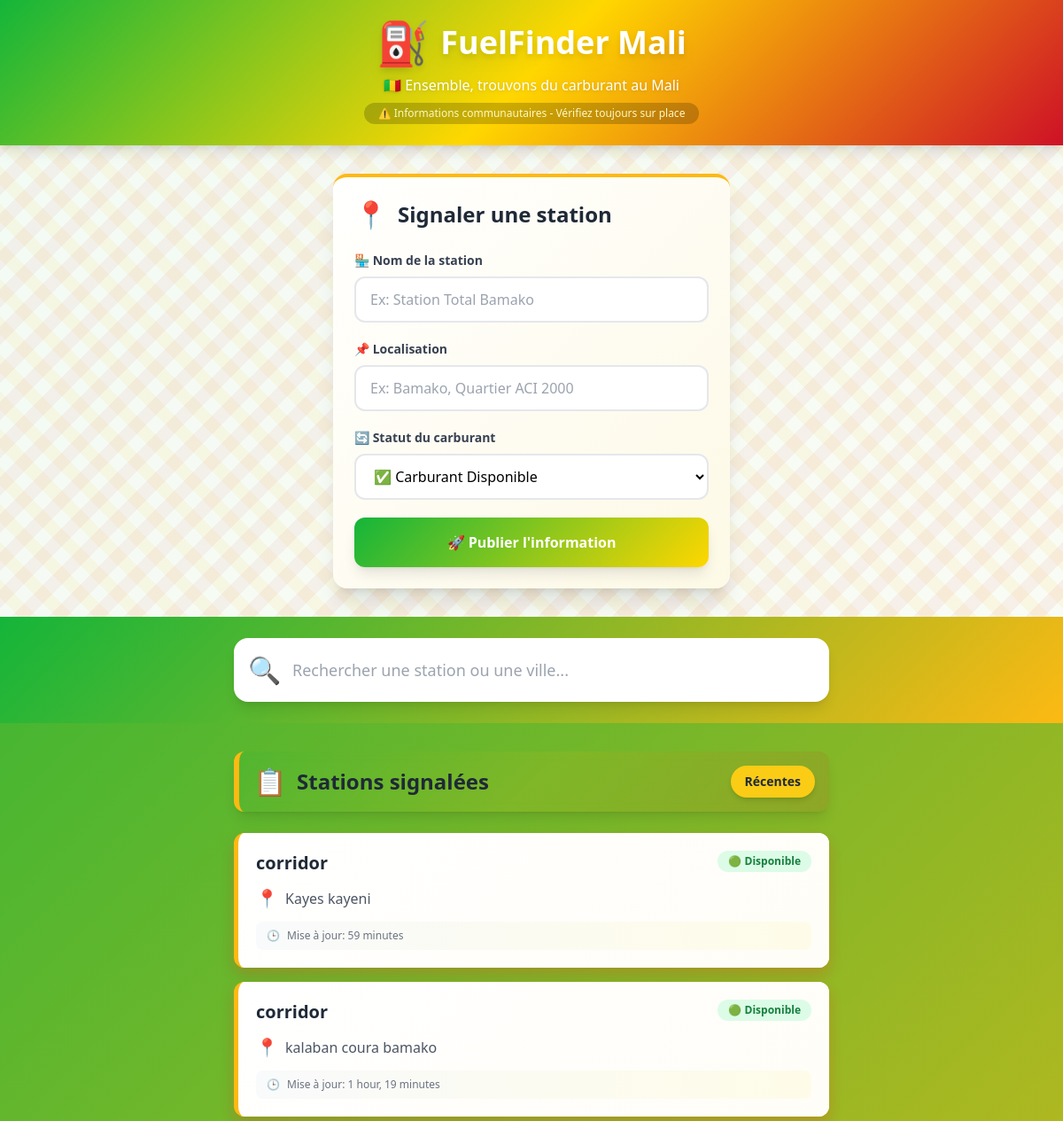
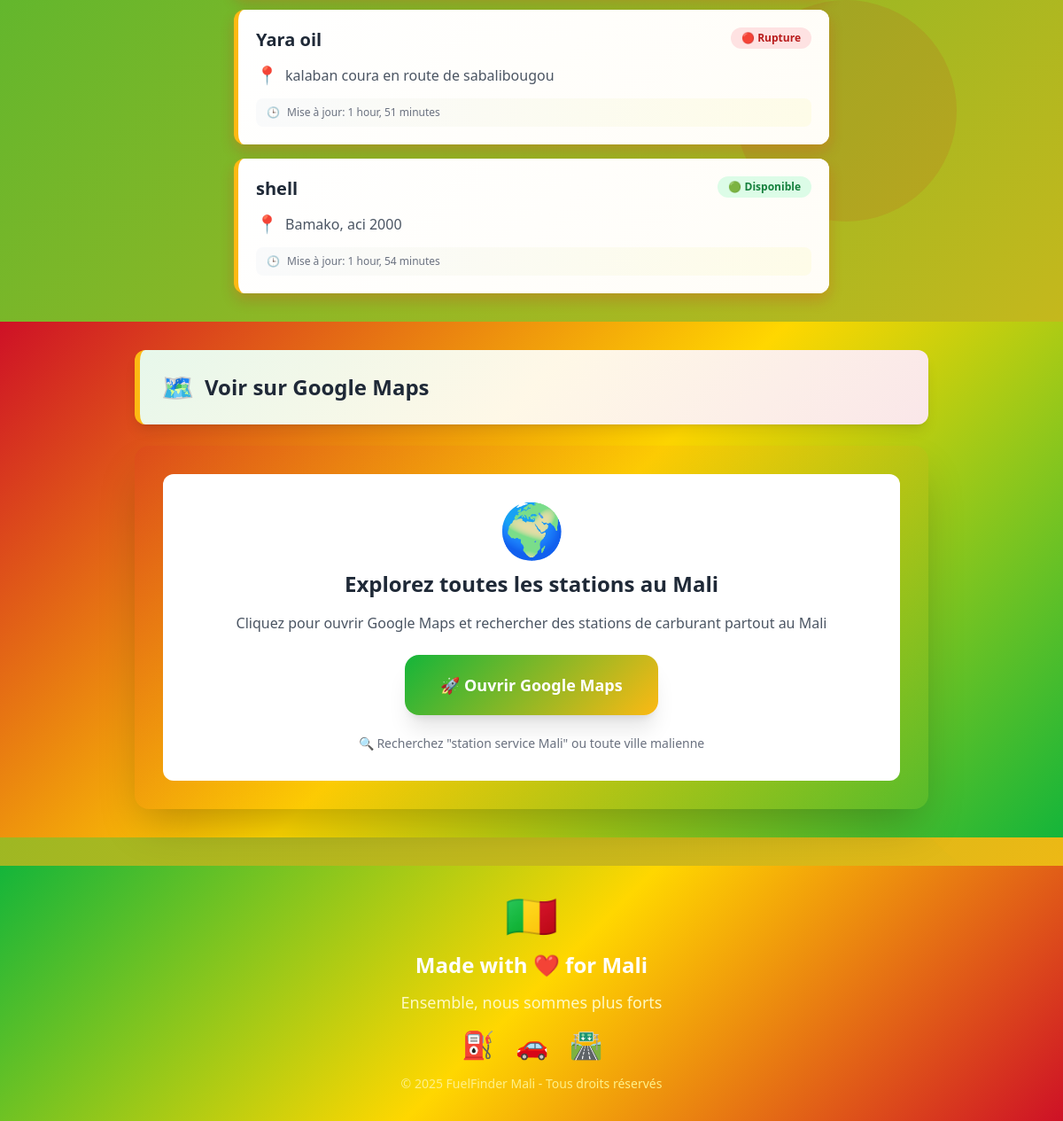
The page / on the database its author committed (2 pictures, top to bottom).
### main/models.py (models this page shows, shortened)
class Station(models.Model):
    name = models.CharField("Nom de la station", max_length=200)
    location = models.CharField("Localisation", max_length=200)
    status = models.CharField(
        "Statut",
        max_length=20,
        choices=[('disponible', 'Disponible'), ('indisponible', 'Indisponible')],
        default='disponible'
    )
    created_at = models.DateTimeField(auto_now_add=True)

### main/views.py (the view, shortened to what this page needs)
# urls.py: 2. Add a URL to urlpatterns:  path('', views.home, name='home')
def home(request):
    stations = Station.objects.all().order_by('-created_at')
    return render(request, "home.html", {"stations": stations})

### main/templates/home.html (shortened to what this page needs)
<!DOCTYPE html>
<html lang="fr">
<head>
    <script src="https://cdn.tailwindcss.com"></script>
</head>
<body class="font-sans relative">
    <div class="bg-shape shape-2"></div>
    <div class="bg-shape shape-3"></div>
    <header class="mali-gradient shadow-lg py-6 px-4 sticky top-0 z-50 relative">
        <div class="container mx-auto text-center">
            <h1 class="text-4xl font-bold text-white flex items-center justify-center drop-shadow-lg floating-animation">
                <span class="text-5xl mr-3 pulse-animation">⛽</span>
                FuelFinder Mali
            </h1>
            <p class="text-white mt-3 text-sm md:text-base font-medium drop-shadow">
                🇲🇱 Ensemble, trouvons du carburant au Mali
            </p>
            <p class="text-yellow-100 text-xs mt-2 bg-black bg-opacity-20 inline-block px-4 py-1 rounded-full pulse-animation">
                ⚠️ Informations communautaires - Vérifiez toujours sur place
            </p>
        </div>
    </header>
    <section class="py-8 px-4 pattern-bg relative z-10">
        <div class="container mx-auto max-w-md">
            <div class="form-container rounded-2xl shadow-xl p-6 card-shadow border-t-4" style="border-color: var(--mali-gold);">
                <h2 class="text-2xl font-bold text-gray-800 mb-6 flex items-center">
                    <span class="text-3xl mr-3 floating-animation">📍</span>
                    Signaler une station
                </h2>
                <form class="space-y-5" method="POST" action="">
                    <div>
                        <label for="station-name" class="block text-sm font-bold text-gray-700 mb-2">
                            🏪 Nom de la station
                        </label>
                        <input
                            type="text"
                            name="station-name"
                            id="station-name"
                            class="w-full px-4 py-3 border-2 border-gray-200 rounded-xl focus:outline-none focus:border-yellow-400 transition-all"
                            placeholder="Ex: Station Total Bamako"
                            required
                        >
                    </div>
                    <div>
                        <label for="location" class="block text-sm font-bold text-gray-700 mb-2">
                            📌 Localisation
                        </label>
                        <input
                            type="text"
                            name="location"
                            id="location"
                            class="w-full px-4 py-3 border-2 border-gray-200 rounded-xl focus:outline-none focus:border-yellow-400 transition-all"
                            placeholder="Ex: Bamako, Quartier ACI 2000"
                            required
                        >
                    </div>
                    <div>
                        <label for="status" class="block text-sm font-bold text-gray-700 mb-2">
                            🔄 Statut du carburant
                        </label>
                        <select
                            name="status"
                            id="status"
                            class="w-full px-4 py-3 border-2 border-gray-200 rounded-xl focus:outline-none focus:border-yellow-400 transition-all bg-white"
                        >
                            <option value="disponible">✅ Carburant Disponible</option>
                        </select>
                    </div>
                    <button
                        type="submit"
                        class="w-full btn-mali text-white font-bold py-4 px-6 rounded-xl shadow-lg relative"
                    >
                        🚀 Publier l'information
                    </button>
                </form>
            </div>
        </div>
    </section>
    <section class="py-6 px-4 search-container relative z-10">
        <div class="container mx-auto max-w-2xl">
            <div class="relative">
                <span class="absolute left-4 top-1/2 transform -translate-y-1/2 text-3xl pulse-animation">🔍</span>
                <input
                    type="text"
                    id="search-station"
                    placeholder="Rechercher une station ou une ville..."
                    class="w-full pl-16 pr-4 py-5 border-2 border-white rounded-2xl focus:outline-none search-glow text-lg shadow-lg bg-white transition-all"
                >
            </div>
        </div>
    </section>
    <section class="py-8 px-4 relative z-10">
        <div class="container mx-auto max-w-2xl">
            <div class="section-header rounded-xl p-4 shadow-lg mb-6">
                <h2 class="text-2xl font-bold text-gray-800 flex items-center">
                    <span class="text-3xl mr-3 floating-animation">📋</span>
                    Stations signalées
                    <span class="ml-auto text-sm bg-yellow-400 text-gray-800 px-4 py-2 rounded-full font-bold pulse-animation shadow-md">
                        Récentes
                    </span>
                </h2>
            </div>
            <div id="stations-list" class="space-y-4">
                {% for station in stations %}
                <div class="station-card bg-white p-5 rounded-xl card-shadow">
                    <div class="flex justify-between items-start mb-3">
                        <h3 class="font-bold text-xl text-gray-800">{{ station.name }}</h3>
                        <span class="status-badge inline-flex items-center px-3 py-1 rounded-full text-xs font-bold {% if station.status == 'disponible' %}bg-green-100 text-green-700{% else %}bg-red-100 text-red-700{% endif %}">
                            {% if station.status == 'disponible' %}
                                🟢 Disponible
                            {% else %}
                                🔴 Rupture
                            {% endif %}
                        </span>
                    </div>
                    <p class="text-gray-600 mb-3 flex items-center">
                        <span class="text-xl mr-2">📍</span>
                        {{ station.location }}
                    </p>
                    <div class="flex items-center text-xs text-gray-500 bg-gradient-to-r from-gray-50 to-yellow-50 px-3 py-2 rounded-lg">
                        <span class="mr-2">🕒</span>
                        Mise à jour: {{ station.created_at|timesince }}
                    </div>
                </div>
                {% endfor %}
            </div>
        </div>
    </section>
    <section class="py-8 px-4 mali-gradient-reverse relative z-10">
        <div class="container mx-auto max-w-4xl">
            <div class="section-header rounded-xl p-6 shadow-lg mb-6 bg-white">
                <h2 class="text-2xl font-bold text-gray-800 flex items-center">
                    <span class="text-3xl mr-3 floating-animation">🗺️</span>
                    Voir sur Google Maps
                </h2>
            </div>
            <div id="map-container" class="rounded-2xl shadow-2xl overflow-hidden p-8 text-center">
                <div class="bg-white rounded-xl p-8">
                    <div class="text-6xl mb-4 floating-animation">🌍</div>
                    <h3 class="text-2xl font-bold text-gray-800 mb-4">Explorez toutes les stations au Mali</h3>
                    <p class="text-gray-600 mb-6">Cliquez pour ouvrir Google Maps et rechercher des stations de carburant partout au Mali</p>
                    <a
                        href="https://www.google.com/maps/search/station+service/@17.5707,-3.9962,6z"
                        target="_blank"
                        class="map-button inline-block text-white font-bold py-5 px-10 rounded-2xl shadow-xl text-lg relative z-10"
                    >
                        <span class="relative z-10 flex items-center justify-center">
                            🚀 Ouvrir Google Maps
                        </span>
                    </a>
                    <p class="text-sm text-gray-500 mt-4">🔍 Recherchez "station service Mali" ou toute ville malienne</p>
                </div>
            </div>
        </div>
    </section>
    <footer class="mali-gradient text-white py-8 px-4 text-center mt-8 relative z-10">
        <div class="container mx-auto">
            <div class="floating-animation inline-block mb-4">
                <span class="text-5xl">🇲🇱</span>
            </div>
            <p class="text-2xl font-bold mb-3">Made with ❤️ for Mali</p>
            <p class="text-lg text-yellow-100 mb-4">Ensemble, nous sommes plus forts</p>
            <div class="flex justify-center space-x-6 mb-4 text-3xl">
                <span class="pulse-animation">⛽</span>
                <span class="pulse-animation" style="animation-delay: 0.2s;">🚗</span>
                <span class="pulse-animation" style="animation-delay: 0.4s;">🛣️</span>
            </div>
            <p class="text-sm mt-4 text-yellow-200">© 2025 FuelFinder Mali - Tous droits réservés</p>
        </div>
    </footer>
</body>
</html>

### main/templates/home.html (style rules this page uses)
:root { --mali-gold: #FDB913; --mali-red: #CE1126; --mali-green: #14B53A; --mali-yellow: #FFD700; --sand: #F5DEB3; --earth: #8B4513; }
body { background: linear-gradient(135deg, #14B53A 0%, #FDB913 25%, #CE1126 50%, #FFD700 75%, #14B53A 100%); background-size: 400% 400%; animation: gradientShift 15s ease infinite; }
.mali-gradient { background: linear-gradient(135deg, var(--mali-green) 0%, var(--mali-yellow) 50%, var(--mali-red) 100%); }
.mali-gradient-reverse { background: linear-gradient(135deg, var(--mali-red) 0%, var(--mali-yellow) 50%, var(--mali-green) 100%); }
.card-shadow { box-shadow: 0 8px 16px rgba(206, 17, 38, 0.2), 0 4px 8px rgba(251, 185, 19, 0.15); }
.station-card { transition: all 0.4s cubic-bezier(0.4, 0, 0.2, 1); border-left: 5px solid var(--mali-gold); background: linear-gradient(135deg, #ffffff 0%, #fffdf7 100%); }
.floating-animation { animation: floating 3s ease-in-out infinite; }
.pulse-animation { animation: pulse 2s cubic-bezier(0.4, 0, 0.6, 1) infinite; }
.pattern-bg { background-image: repeating-linear-gradient(45deg, transparent, transparent 15px, rgba(251, 185, 19, 0.08) 15px, rgba(251, 185, 19, 0.08) 30px), repeating-linear-gradient(-45deg, transparent, transparent 15px, rgba(206, 17, 38, 0.05) 15px, rgba(206, 17, 38, 0.05) 30px); background-color: rgba(255, 255, 255, 0.95); }
.form-container { background: linear-gradient(135deg, rgba(255,255,255,0.95) 0%, rgba(253,249,230,0.95) 100%); backdrop-filter: blur(10px); }
.search-container { background: linear-gradient(135deg, #14B53A 0%, #FDB913 100%); }
#map-container { background: linear-gradient(135deg, rgba(206, 17, 38, 0.1) 0%, rgba(251, 185, 19, 0.1) 100%); transition: all 0.3s ease; }
.map-button { background: linear-gradient(135deg, var(--mali-green) 0%, var(--mali-gold) 100%); transition: all 0.4s ease; position: relative; overflow: hidden; }
.map-button::before { content: ''; position: absolute; top: 50%; left: 50%; width: 0; height: 0; border-radius: 50%; background: rgba(255, 255, 255, 0.3); transform: translate(-50%, -50%); transition: width 0.6s, height 0.6s; }
.btn-mali { background: linear-gradient(135deg, var(--mali-green) 0%, var(--mali-yellow) 100%); transition: all 0.3s ease; position: relative; overflow: hidden; }
.btn-mali::after { content: '→'; position: absolute; right: 20px; opacity: 0; transition: all 0.3s ease; }
.status-badge { animation: fadeIn 0.5s ease-in, statusPulse 2s ease-in-out infinite; }
.section-header { background: linear-gradient(135deg, rgba(20, 181, 58, 0.1) 0%, rgba(251, 185, 19, 0.1) 50%, rgba(206, 17, 38, 0.1) 100%); border-left: 6px solid var(--mali-gold); backdrop-filter: blur(5px); }
input, select { transition: all 0.3s ease; }
.bg-shape { position: fixed; border-radius: 50%; opacity: 0.1; z-index: 0; pointer-events: none; }
.shape-2 { width: 400px; height: 400px; background: var(--mali-gold); bottom: 10%; right: -200px; animation: float2 25s ease-in-out infinite; }
.shape-3 { width: 250px; height: 250px; background: var(--mali-red); top: 50%; right: 10%; animation: float3 30s ease-in-out infinite; }

### rows shown on the page
Station: name "corridor", status "🟢 Disponible", location "Kayes kayeni", created_at "59 minutes"
Station: name "corridor", status "🟢 Disponible", location "kalaban coura bamako", created_at "1 hour, 19 minutes"
Station: name "Yara oil", status "🔴 Rupture", location "kalaban coura en route de sabalibougou", created_at "1 hour, 51 minutes"
Station: name "shell", status "🟢 Disponible", location "Bamako, aci 2000", created_at "1 hour, 54 minutes"
